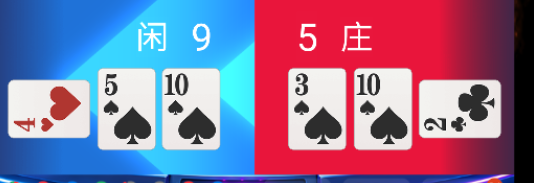
#> input picture baijiale-main/src/assets/_examples/img1(2).jpg, 534 x 183 px; its folder holds only this picture in this run
$ python -i recognizer.py   (imports and definitions only)
#> lines starting #> are read from the running program, lines starting #| are printed output that depends on the picture; after the words box and inside, x2 and y2 are one past the last pixel; in counts of white or black regions, pixels touching at a corner belong together
#> further down, picture is the input picture: shape (183, 534, 3); mean B, G, R 152.8, 114.8, 138.9
"""
识别引擎 + 牌堆状态机（从原 PC 版 app.py 原样移植，已用示例图验证 100% 匹配）
- Recognizer: OpenCV 检测牌 + 模板匹配识别点数 (A/2-10/J/Q/K)
- DeckState: 8 副牌 416 张的剩余/对子概率/期望值/建议下注
本模块不依赖 tkinter / mss，可在安卓 (opencv-python) 与桌面同时运行。
"""
import cv2
import numpy as np
from pathlib import Path

RANKS = ['A', '2', '3', '4', '5', '6', '7', '8', '9', '10', 'J', 'Q', 'K']
EXT = {'.jpg', '.jpeg', '.png', '.bmp', '.webp'}

# 路径在运行时由 setup_paths() 设置（区分安卓 / 桌面）
TRAIN_IMG = None
PATCH_DIR = None
MODEL = None


# [9 lines left out: function setup_paths, not called in this run]


class DeckState:
    """管理 8 副牌共 416 张牌的剩余状态，每种点数初始 32 张。
    提供对子概率计算：下一手发出两张牌是同一点数的概率。"""

    # [5 lines left out: function __init__, not called in this run]

    def reset(self):
        self.counts = {r: self.initial_per_rank for r in RANKS}
        self.dealt = []  # 记录所有已出牌的顺序

    def remaining_total(self):
        return sum(self.counts.values())

    # [60 lines left out: functions deal, pair_probability, per_rank_pair_probability, snapshot, expected_value, suggested_bet and 1 more, not called in this run]


class Recognizer:
    def __init__(self):
        self.templates = {}
        self.load()

    def load(self):
        if MODEL is not None and MODEL.exists():
            d = np.load(MODEL, allow_pickle=False)
            self.templates = {k: d[k] for k in d.files}

    def detect(self, img):
        hsv = cv2.cvtColor(img, cv2.COLOR_BGR2HSV)
#> hsv: shape (183, 534, 3); mean H, S, V 97.1, 143.3, 199.3
        m = cv2.inRange(hsv, np.array([0, 0, 175], np.uint8), np.array([180, 110, 255], np.uint8))
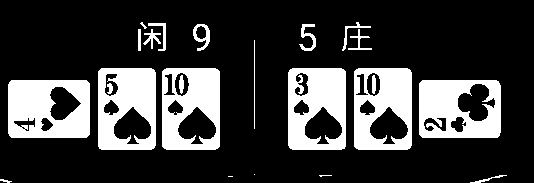
#> m: shape (183, 534); 23.2% white; 23 white regions (4 under 20 px), largest, box (x1, y1, x2, y2) and area: (8, 80, 90, 138) 3855, (288, 68, 346, 150) 3573, (419, 80, 501, 138) 3573
        m = cv2.morphologyEx(m, cv2.MORPH_CLOSE, np.ones((5, 5), np.uint8))
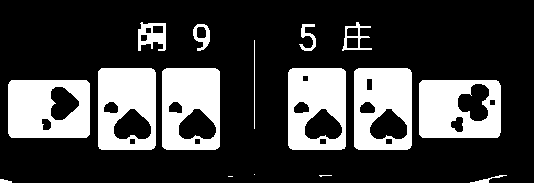
#> m: shape (183, 534); 24.8% white; 16 white regions (3 under 20 px), largest, box (x1, y1, x2, y2) and area: (8, 80, 90, 138) 3990, (162, 68, 220, 150) 3795, (419, 80, 501, 138) 3795
        m = cv2.morphologyEx(m, cv2.MORPH_OPEN, np.ones((3, 3), np.uint8))
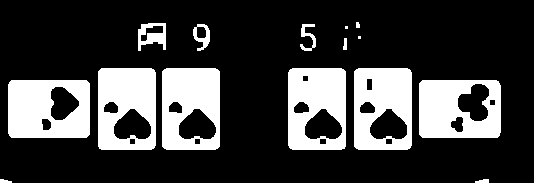
#> m: shape (183, 534); 24.4% white; 15 white regions (2 under 20 px)
        cs, _ = cv2.findContours(m, cv2.RETR_EXTERNAL, cv2.CHAIN_APPROX_SIMPLE)
#> cs = 15 contours, 3 with area under 20; largest, box (x1, y1, x2, y2) and area: (8, 80, 90, 138) 4597, (98, 68, 156, 150) 4596, (162, 68, 220, 150) 4595, (288, 68, 346, 150) 4594, (419, 80, 501, 138) 4593
        H, W = img.shape[:2]
#> H = 183; W = 534
        boxes = []
        for c in cs:
            x, y, w, h = cv2.boundingRect(c)
            area = w * h
            ratio = max(w, h) / max(1, min(w, h))
            if 900 < area < W * H * .45 and 1.12 <= ratio <= 2.05 and m[y:y + h, x:x + w].mean() > 18:
                boxes.append((x, y, w, h))
        boxes = sorted(boxes, key=lambda b: b[2] * b[3], reverse=True)
#> boxes = [(419, 80, 82, 58), (8, 80, 82, 58), (354, 68, 58, 82), (288, 68, 58, 82), (162, 68, 58, 82), (98, 68, 58, 82)]
        keep = []
        for b in boxes:
            x, y, w, h = b
            if not any((max(x, a[0]) < min(x + w, a[0] + a[2]) and
                        max(y, a[1]) < min(y + h, a[1] + a[3]) and
                        min(w, h) / max(w, h) > 0.7) for a in keep):
                keep.append(b)
        return sorted(keep, key=lambda b: (b[0], b[1]))

    def card_patch(self, card):
        h, w = card.shape[:2]
        if w > h:
            card = cv2.rotate(card, cv2.ROTATE_90_CLOCKWISE)
            h, w = card.shape[:2]
        roi = card[int(h * .015):int(h * .48), int(w * .015):int(w * .56)]
        gray = cv2.cvtColor(roi, cv2.COLOR_BGR2GRAY)
        hsv = cv2.cvtColor(roi, cv2.COLOR_BGR2HSV)
        red = ((hsv[:, :, 0] < 18) | (hsv[:, :, 0] > 160)) & (hsv[:, :, 1] > 45) & (hsv[:, :, 2] > 55)
        ink = (gray < 165) | red
        m = (ink.astype(np.uint8) * 255)
        m = cv2.morphologyEx(m, cv2.MORPH_OPEN, np.ones((2, 2), np.uint8))
        n, lab, stats, _ = cv2.connectedComponentsWithStats(m, 8)
        clean = np.zeros_like(m)
        for i in range(1, n):
            x, y, ww, hh, aa = stats[i]
            if aa >= 3:
                clean[lab == i] = 255
        ys, xs = np.where(clean > 0)
        if len(xs) < 8:
            return None
        x1, x2 = max(0, xs.min() - 2), min(clean.shape[1], xs.max() + 3)
        y1, y2 = max(0, ys.min() - 2), min(clean.shape[0], ys.max() + 3)
        return cv2.resize(clean[y1:y2, x1:x2], (64, 80), interpolation=cv2.INTER_AREA)

    # [6 lines left out: function score, not called in this run]

    def classify(self, card):
        p = self.card_patch(card)
        if p is None or not self.templates:
            return '?', 0
        scores = {r: max(self.score(p, t) for t in ts) for r, ts in self.templates.items()}
        best = sorted(scores.items(), key=lambda z: z[1], reverse=True)
        r, s = best[0]
        margin = s - (best[1][1] if len(best) > 1 else 0)
        ok = s >= .56 and (len(best) == 1 or margin >= .018)
        return (r, s) if ok else ('?', s)

    def recognize(self, img):
        res = []
        for b in self.detect(img):
            x, y, w, h = b
            r, s = self.classify(img[y:y + h, x:x + w])
            res.append((r, s, b))
#> this loop made 6 passes
#> (b, x, y) on passes 1 to 6: ((8, 80, 82, 58), 8, 80), ((98, 68, 58, 82), 98, 68), ((162, 68, 58, 82), 162, 68), ((288, 68, 58, 82), 288, 68), ((354, 68, 58, 82), 354, 68), ((419, 80, 82, 58), 419, 80)
#> after the loop, res = [('?', 0, (8, 80, 82, 58)), ('?', 0, (98, 68, 58, 82)), ('?', 0, (162, 68, 58, 82)), ('?', 0, (288, 68, 58, 82)), ('?', 0, (354, 68, 58, 82)), ('?', 0, (419, 80, 82, 58))]
        return res

    # [24 lines left out: functions rebuild, visualize, not called in this run]

>>> import cv2
>>> picture = cv2.imread('assets/_examples/img1(2).jpg')
>>> result = Recognizer().recognize(picture)
#> result has the same summary as res in recognize

$ run again, on baijiale-main/src/assets/_examples/img2(2).jpg
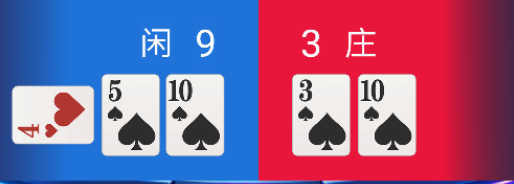
#> input picture baijiale-main/src/assets/_examples/img2(2).jpg, 514 x 184 px
#> picture is the input picture: shape (184, 514, 3); mean B, G, R 144.8, 97.2, 141
#> hsv: shape (184, 514, 3); mean H, S, V 110, 161.3, 200.4
#> in detect, `m = cv2.inRange(hsv, np.array([0, 0, 175], np.uint8), np.array([180, 1..`:
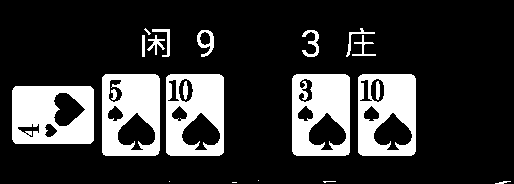
#> m: shape (184, 514); 20.1% white; 21 white regions (5 under 20 px), largest, box (x1, y1, x2, y2) and area: (12, 86, 94, 144) 3855, (292, 74, 350, 156) 3573, (102, 74, 160, 156) 3537
#> in detect, `m = cv2.morphologyEx(m, cv2.MORPH_OPEN, np.ones((3, 3), np.uint8))`:
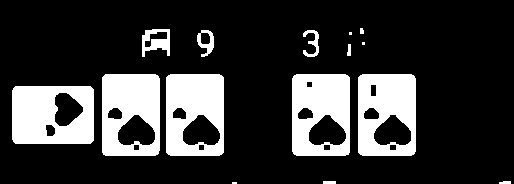
#> m: shape (184, 514); 21.2% white; 15 white regions (3 under 20 px)
#> cs = 15 contours, 5 with area under 20; largest, box (x1, y1, x2, y2) and area: (12, 86, 94, 144) 4597, (166, 74, 224, 156) 4595, (102, 74, 160, 156) 4594, (292, 74, 350, 156) 4594, (358, 74, 416, 156) 4593
#> H = 184; W = 514
#> boxes = [(12, 86, 82, 58), (358, 74, 58, 82), (292, 74, 58, 82), (166, 74, 58, 82), (102, 74, 58, 82)]
#> the loop in recognize, `for b in self.detect(img):` made 5 passes
#> (b, x, y) on passes 1 to 5: ((12, 86, 82, 58), 12, 86), ((102, 74, 58, 82), 102, 74), ((166, 74, 58, 82), 166, 74), ((292, 74, 58, 82), 292, 74), ((358, 74, 58, 82), 358, 74)
#> after the loop in recognize, `for b in self.detect(img):`: res = [('?', 0, (12, 86, 82, 58)), ('?', 0, (102, 74, 58, 82)), ('?', 0, (166, 74, 58, 82)), ('?', 0, (292, 74, 58, 82)), ('?', 0, (358, 74, 58, 82))]
#> result has the same summary as res in recognize
